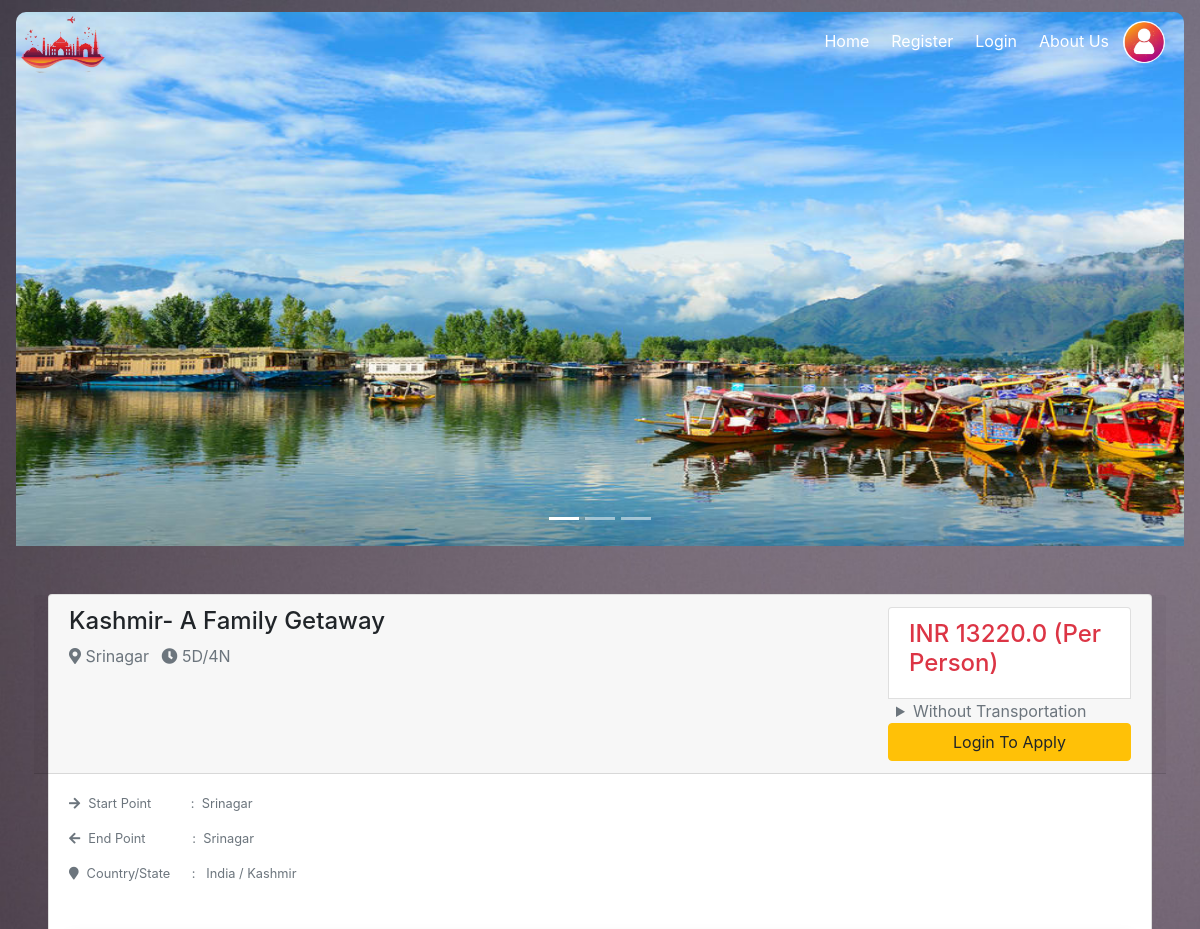
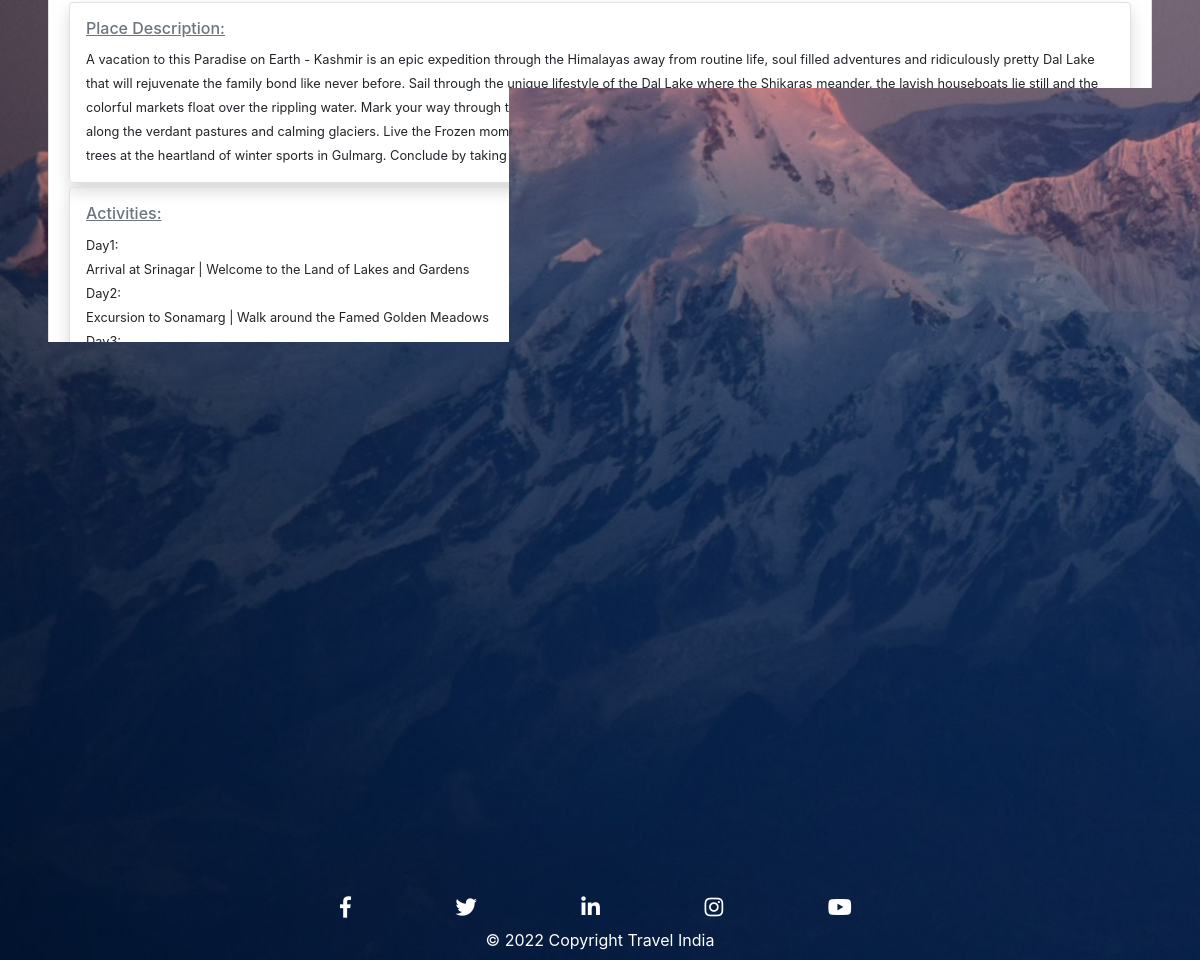
The page /packages/1/ on the database its author committed (2 pictures, top to bottom).
### TourPackages/models.py (models this page shows, shortened)
class Packages(models.Model):
    PlaceImage1 = models.ImageField(default = "DPlace.jpg", upload_to = 'Places/')
    PlaceImage2 = models.ImageField(default = "DPlace.jpg", upload_to = 'Places/')
    PlaceImage3 = models.ImageField(default = "DPlace.jpg", upload_to = 'Places/')
    PlaceName = models.CharField(max_length=100, default=None, null=True)
    Country = models.CharField(max_length=100, default=None, null=True)
    State = models.CharField(max_length=100, default=None, null=True)
    City = models.CharField(max_length=100, default=None, null=True)
    PlaceDescription = models.TextField(default=None, null=True)
    no_Days = models.CharField(max_length=10, default=None, null=True)
    Amount = models.FloatField(max_length=10, default=None, null=True)
    stayDetails = models.TextField(default=None, null=True)
    Activities = models.TextField(default=None, null=True)
    Startpoint = models.CharField(max_length=50, default=None, null=True )
    Endpoint = models.CharField(max_length=50, default=None, null=True)
    Exclusions = models.TextField(default=None, null=True)
    Season = models.CharField(max_length=50, default=None, null=True, choices=Seasons)

### TourPackages/views.py (the view, shortened to what this page needs)
# urls.py: path('packages/<int:pk>/', views.package_details.as_view(), name='Package_details_URL'),
class package_details(DetailView):
    model = Packages
    template_name_suffix = '_details'
    def get_context_data(self, **kwargs):
        context = super().get_context_data(**kwargs)
        if self.request.method == "GET":
            user = self.request.user
            book_trip = self.request.GET.get('applytrip')
            no_of_seats_requested = self.request.GET.get('no_of_seats')
            trasnport_opted = 'No' if self.request.GET.get('ntrans') else 'Yes'
        return context

### TourPackages/templates/TourPackages/packages_details.html (shortened to what this page needs)
{% extends 'TourPackages/Base.html' %}
{% block content %}
<form method="GET" role="form">
<div id="carouselExampleIndicators" class="carousel slide " data-ride="carousel" style="margin-top: -90px;">
    <ol class="carousel-indicators">
    <li data-target="#carouselExampleIndicators" data-slide-to="0" class="active"></li>
    <li data-target="#carouselExampleIndicators" data-slide-to="1"></li>
    <li data-target="#carouselExampleIndicators" data-slide-to="2"></li>
    </ol>
    <div class="carousel-inner p-3 " style="height: 550px;">
    <div class="carousel-item active">
        <img class="" src="{{ object.PlaceImage1.url }}" alt="First slide" >
    </div>
    </div>
</div>
<div class="m-5" >
    <div class="">
        {% load mathfilters %}
        <div class="card" >
            <div class="row card-header ">
                <div class="col-md-9">
                    <h4>
                        {{ object.PlaceName }}
                    </h4>
                    <p class="text-muted">
                        <i class="fas fa-map-marker-alt text-muted"></i>
                         {{ object.City }}
                        <i class="fas fa-clock text-muted ml-2"></i>
                        {{ object.no_Days }}
                    </p>
                </div>
                <div class="col-md-3">
                    <ul class="list-group">
                        <li class="list-group-item "><h4 class="text-danger" name="ytrans" id="ytrans">INR {{ object.Amount }} (Per Person)</h4></li>
                        <details class="">
                            <summary class="text-muted ml-2">Without Transportation</summary>
                        </details>
                        {% if user.is_authenticated %}
                        <div class="input-group form-group mt-2">
                            <div class="input-group-prepend">
                                <span class="input-group-text">No. of Seats</span>
                            </div>
                            <input type="number" class="form-control" name="no_of_seats" max="30" min="1" required>
                        </div>
                        <button  class="float-right btn btn-warning" type="submit" name='applytrip' value={{object.id}} >Book Now</button>
                        {% else %}
                        <a class="float-right btn btn-warning" href="{% url 'Login_URL' %}?next={{request.path}}">Login To Apply</a>
                        {% endif %}
                    </ul>
                </div>
            </div>
            <div class="card-body">
            <small >
                <p class="text-muted"><i class="fas fa-arrow-right mr-2"></i>Start Point &nbsp &nbsp &nbsp &nbsp &nbsp : &nbsp{{object.Startpoint}}</p>
                <p class="text-muted"><i class="fas fa-arrow-left mr-2"></i>End Point &nbsp &nbsp &nbsp &nbsp &nbsp &nbsp : &nbsp{{object.Endpoint}}</p>
                <p class="text-muted"><i class="fa fa-map-marker mr-2"></i>Country/State  &nbsp &nbsp &nbsp: &nbsp {{ object.Country }} / {{ object.State }}</p>
            </small>
                <div class="border shadow rounded p-3 mt-5">
                    <h6 class="text-muted">
                        <u>Place Description:</u>
                    </h6>
                    <small >{{ object.PlaceDescription }}</small>
                </div>
                <div class="border shadow rounded p-3 mt-1">
                    <h6 class="text-muted">
                        <u>Activities:</u>
                    </h6>
                    <small style="white-space: pre-wrap;">{{ object.Activities }}</small>
                </div>
                <div class="border shadow rounded p-3 mt-1">
                    <h6 class="text-muted">
                        <u>Stay Details:</u>
                    </h6>
                    <small >{{ object.stayDetails }}</small>
                </div>
                <div class="border shadow rounded p-3 mt-1">
                    <h6 class="text-muted">
                        <u>Exclusions:</u>
                    </h6>
                    <small >{{ object.Exclusions }}</small>
                </div>
            </div>
        </div>
    </div>
</div>
</form>
{% endblock content %}

### TourPackages/templates/TourPackages/packages_details.html (style rules this page uses)
.carousel { z-index: -5; }
.carousel-item img { width: 100%; height: 550px; border-radius: 10px; display: block; }
.carousel-inner { width: 100%; position: relative; overflow: hidden; }

### rows shown on the page
Packages: PlaceImage1 (picture), PlaceName "Kashmir- A Family Getaway", City "Srinagar", no_Days "5D/4N", Amount "13220.0", Startpoint "Srinagar", Endpoint "Srinagar", Country "India", State "Kashmir", PlaceDescription "A vacation to this Paradise on Earth - Kashmir is an epic expedition through the Himalayas away from routine life, soul filled adventures and ridiculously pretty Dal Lake that will rejuvenate the family bond like never before. Sail through the unique lifestyle of the Dal Lake where the Shikaras meander, the lavish houseboats lie still and the colorful markets float over the rippling water. Mark your way through the vast meadows of Sonamarg and Pahalgam and feel the countryside on the pony ride as you pass along the verdant pastures and calming glaciers. Live the Frozen moments on a spine chilling Gondola ride, thousand feet above the snow covered mountains and pine trees at the heartland of…", Activities "Day1: Arrival at Srinagar | Welcome to the Land of Lakes and Gardens Day2: Excursion to Sonamarg | Walk around the Famed Golden Meadows Day3: Srinagar to Pahalgam | A Quiet Little Town Adorned with a blanket of Pine Trees and Crystal-Clear Rivers Day4: Excursion to Gulmarg | The Meadow of Flowers where you can Enjoy the Second Highest Cable Car Ride in the World Day5: Departure | Goodbye to the Paradise"
